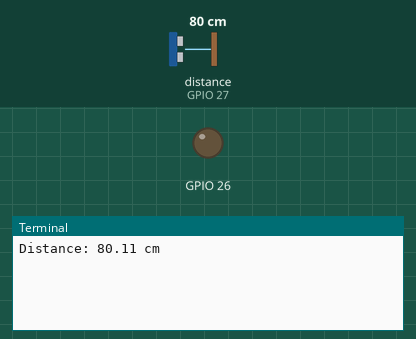
Simulated run of this program. Board: Raspberry Pi (BCM pin numbers). On the bench: output pins drawn as LEDs (lit = HIGH), the last lines printed to the terminal. The test bench sets the inputs (shaded band); at power-on: distance to the obstacle (sensor on GPIO 27) 80 cm. The echo pulse lasts 58.3 µs per cm; the clock reads 2024-03-15 10:24:30 at power-on unless the program sets it; pins used as bus, display or sensor lines are not drawn.

Above: at 1.2 s.
1.3 s: distance to the obstacle (sensor on GPIO 27) set to 2 cm
At 2.4 s:
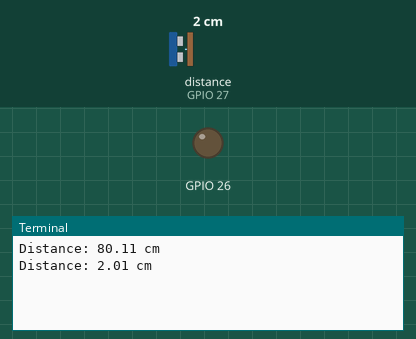
4.0 s: distance to the obstacle (sensor on GPIO 27) set to 4 cm
At 5.2 s:
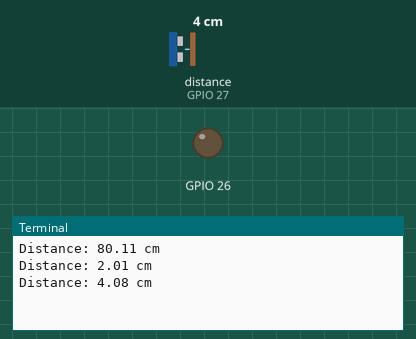
Timing chart, 0 to 7.0 s (numbered marks = the images above; inputs shaded):
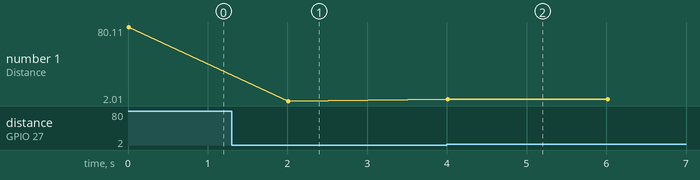

Measured:
- after the input at 1.3 s, the terminal: prints a new line after 0.71 s (image 1)
- after the input at 4.0 s, the terminal: prints a new line at once (image 2)
- plotted number 1: 80.11 → 2.01 after the input at 1.3 s, 2.01 → 4.08 after the input at 4.0 s

The program:

ultrasonic.py
```python
import gpiod
import time

# Initialize GPIO chip (assuming gpiochip0)
chip = gpiod.Chip('gpiochip0')

# Set up TRIG and ECHO lines
TRIG_LINE = chip.get_line(26)  # Corresponds to GPIO26 for Trigger
ECHO_LINE = chip.get_line(27)  # Corresponds to GPIO27 for Echo

# Request both lines for output/input
TRIG_LINE.request(consumer="Ultrasonic_TRIG", type=gpiod.LINE_REQ_DIR_OUT)
ECHO_LINE.request(consumer="Ultrasonic_ECHO", type=gpiod.LINE_REQ_DIR_IN)

def measure_distance():
    # Ensure the TRIG line is low before starting the measurement
    TRIG_LINE.set_value(0)
    time.sleep(0.002)  # Wait for 2 milliseconds to settle

    # Send a 10us pulse to TRIG to start measurement
    TRIG_LINE.set_value(1)
    time.sleep(0.00001)  # Delay for 10 microseconds
    TRIG_LINE.set_value(0)

    # Wait for ECHO to go high (start pulse)
    pulse_start = None
    pulse_end = None
    timeout_start = time.time()

    # Wait for ECHO to go high, with timeout to avoid infinite loop
    while ECHO_LINE.get_value() == 0:
        pulse_start = time.time()
        if pulse_start - timeout_start > 1:  # Timeout after 1 second
            print("Timeout: Echo signal didn't go high")
            return None

    # Wait for ECHO to go low (end pulse)
    timeout_start = time.time()
    while ECHO_LINE.get_value() == 1:
        pulse_end = time.time()
        if pulse_end - timeout_start > 1:  # Timeout after 1 second
            print("Timeout: Echo signal didn't go low")
            return None

    # Calculate the pulse duration
    pulse_duration = pulse_end - pulse_start

    # Calculate distance (Speed of sound = 34300 cm/s in air)
    distance = pulse_duration * 17150  # Distance in centimeters

    return distance

try:
    while True:
        # Get the current distance measurement
        distance = measure_distance()
        if distance is not None:
            print(f"Distance: {distance:.2f} cm")
        else:
            print("Failed to measure distance.")

        # Wait 2 seconds before taking another measurement
        time.sleep(2)

except KeyboardInterrupt:
    print("Measurement stopped by User")
```
